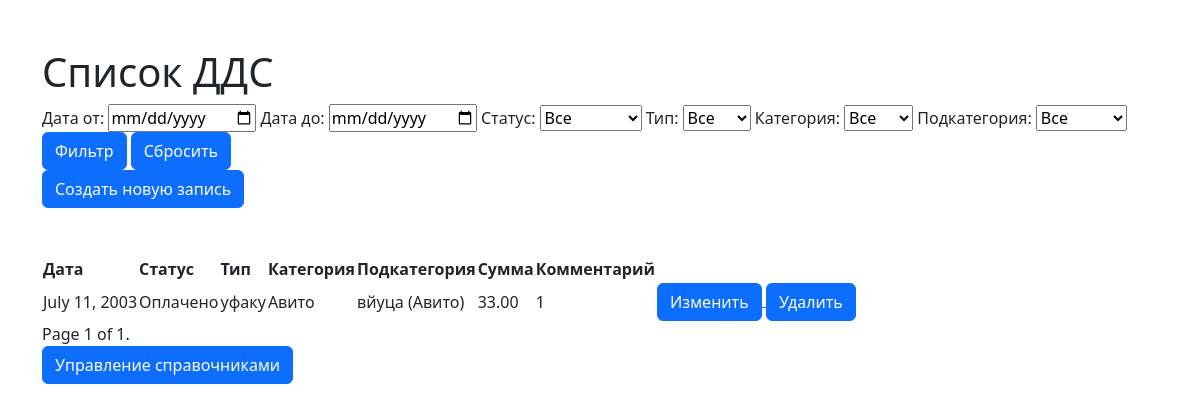
The page / on the database its author committed.
### api/models.py (models this page shows, shortened)
class FinancialMove(models.Model):
    date = models.DateField(
        verbose_name='Дата',
        auto_now_add=False,
        auto_now=False,
        help_text='Дата создания записи. Можно изменить вручную.'
    )
    status = models.ForeignKey(
        'DDSStatus',
        on_delete=models.PROTECT,
        verbose_name='Статус',
        help_text='Статус траты. Бизнес, Личное, Налог и т.д.'
    )
    type = models.ForeignKey(
        'DDSType',
        on_delete=models.PROTECT,
        verbose_name='Тип',
        help_text='Тип затраты. Списание или Пополнение'
    )
    category = models.ForeignKey(
        'DDSCategory',
        on_delete=models.PROTECT,
        verbose_name='Категория'
    )
    subcategory = models.ForeignKey(
        'DDSSubcategory',
        on_delete=models.PROTECT,
        verbose_name='Подкатегория'
    )
    amount = models.DecimalField(
        max_digits=12,
        decimal_places=2,
        verbose_name='Сумма',
        help_text='Количество средств в рублях'
    )
    comment = models.CharField(
        verbose_name='Комментарий',
        max_length=100,
        blank=True,
        null=True,
        help_text='Комментарий к записи'
    )
    created_at = models.DateTimeField(
        verbose_name='Дата создания',
        auto_now=True
    )
    updated_at = models.DateTimeField(
        verbose_name='Дата обновления',
        auto_now=True
    )
    class Meta:
        verbose_name = 'Записть ДДС'
        verbose_name_plural = 'Записи ДДС'
        ordering = ['-date']

class DDSStatus(models.Model):
    name = models.CharField(
        max_length=100,
        unique=True,
        verbose_name='Название статуса'
    )
    def __str__(self):
        return self.name
    class Meta:
        verbose_name = 'Статус ДДС'
        verbose_name_plural = 'Статусы ДДС'

class DDSType(models.Model):
    name = models.CharField(
        max_length=100,
        unique=True,
        verbose_name='Название типа'
    )
    def __str__(self):
        return self.name
    class Meta:
        verbose_name = 'Тип ДДС'
        verbose_name_plural = 'Типы ДДС'

class DDSCategory(models.Model):
    name = models.CharField(
        max_length=100,
        unique=True,
        verbose_name='Название категории'
    )
    def __str__(self):
        return self.name
    class Meta:
        verbose_name = 'Категория ДДС'
        verbose_name_plural = 'Категории ДДС'

class DDSSubcategory(models.Model):
    category = models.ForeignKey(
        DDSCategory,
        on_delete=models.CASCADE,
        verbose_name='Категория'
    )
    name = models.CharField(
        max_length=100,
        verbose_name='Название подкатегории'
    )
    def __str__(self):
        return f'{self.name} ({self.category})'
    class Meta:
        verbose_name = 'Подкатегория ДДС'
        verbose_name_plural = 'Подкатегории ДДС'
        unique_together = ('category', 'name')

### api/views.py (the view)
# urls.py: path('', views.dds_list, name='dds_list'),
def dds_list(request):
    all_dds = FinancialMove.objects.all().order_by('-date')
    date_form = request.GET.get('date_from')
    date_to = request.GET.get('date_to')
    status_id = request.GET.get('status')
    type_id = request.GET.get('type')
    category_id = request.GET.get('category')
    subcategory_id = request.GET.get('subcategory')
    if date_form:
        all_dds = all_dds.filter(date__gte=date_form)
    if date_to:
        all_dds = all_dds.filter(date__lte=date_to)
    if status_id:
        all_dds = all_dds.filter(status_id=status_id)
    if type_id:
        all_dds = all_dds.filter(type_id=type_id)
    if category_id:
        all_dds = all_dds.filter(category_id=category_id)
    if subcategory_id:
        all_dds = all_dds.filter(subcategory_id=subcategory_id)
    paginator = Paginator(all_dds, 10)
    page_number = request.GET.get('page')
    page_obj = paginator.get_page(page_number)
    statuses = DDSStatus.objects.all()
    types = DDSType.objects.all()
    categories = DDSCategory.objects.all()
    subcategories = DDSSubcategory.objects.all()
    active_filters = {
        'date_from': date_form,
        'date_to': date_to,
        'status': status_id,
        'type': type_id,
        'category': category_id,
        'subcategory': subcategory_id,
    }
    context = {
        'page_obj': page_obj,
        'statuses': statuses,
        'types': types,
        'categories': categories,
        'subcategories': subcategories,
        'date_from': date_form or '',
        'date_to': date_to or '',
        'selected_status': status_id or '',
        'selected_type': type_id or '',
        'selected_category': category_id or '',
        'selected_subcategory': subcategory_id or '',
        'active_filters': active_filters,
    }
    return render(request, 'dds_app/dds_list.html', context)

### templates/dds_app/dds_list.html (shortened to what this page needs)
{% extends "base.html" %}
{% load django_bootstrap5 %}
{% block content %}
    <h1>Список ДДС</h1>
    <form method="get">
        <label for="date_from">Дата от:</label>
        <input type="date" name="date_from" id="date_from" value="{{ date_from }}">
        <label for="date_to">Дата до:</label>
        <input type="date" name="date_to" id="date_to" value="{{ date_to }}">
        <label for="status">Статус:</label>
        <select name="status" id="status">
            <option value="">Все</option>
        </select>
        <label for="type">Тип:</label>
        <select name="type" id="type">
            <option value="">Все</option>
        </select>
        <label for="category">Категория:</label>
        <select name="category" id="category">
            <option value="">Все</option>
        </select>
        <label for="subcategory">Подкатегория:</label>
        <select name="subcategory" id="subcategory">
            <option value="">Все</option>
        </select>
        {% bootstrap_button button_type="submit" content="Фильтр" %}
        {% if active_filters.date_from or active_filters.date_to or active_filters.status or active_filters.type or active_filters.category or active_filters.subcategory %}
          <a href="#" onclick="resetFilters()">
            {% bootstrap_button button_type="submit" content="Сбросить" %}
          </a>
        {% else %}
          <a href="{% url 'dds_list' %}">
            {% bootstrap_button button_type="submit" content="Сбросить" %}
          </a>
        {% endif %}
    </form>
    <a href="{% url 'dds_new' %}">
        {% bootstrap_button button_type="submit" content="Создать новую запись" %}
    </a>
    <table>
      <th>Дата</th>
      <th>Статус</th>
      <th>Тип</th>
      <th>Категория</th>
      <th>Подкатегория</th>
      <th>Сумма</th>
      <th>Комментарий</th>
      {% for dds in page_obj %}
        <article class="mb-5">
          <tr>
            <td>{{ dds.date }}</td>
            <td>{{ dds.status }}</td>
            <td>{{ dds.type }}</td>
            <td>{{ dds.category }}</td>
            <td>{{ dds.subcategory }}</td>
            <td>{{ dds.amount }}</td>
            <td>{{ dds.comment }}</td>
            <td>
              <a href="{% url 'dds_edit' dds.pk %}">
                {% bootstrap_button button_type="submit" content="Изменить" %}
              </a>
              <a href="{% url 'dds_delete' dds.pk %}">
                {% bootstrap_button button_type="submit" content="Удалить" %}
              </a>
          </tr>
          </article>
        {% endfor %}
    </table>
    <div class="pagination">
        <span class="step-links">
            <span class="current">
                Page {{ page_obj.number }} of {{ page_obj.paginator.num_pages }}.
            </span>
        </span>
    </div>
    <a href="{% url 'reference_dds' %}">
        {% bootstrap_button button_type="submit" content="Управление справочниками" %}
    </a>
{% endblock %}

### rows shown on the page
FinancialMove: date "July 11, 2003", status "Оплачено", type "уфаку", category "Авито", subcategory "вйуца (Авито)", amount "33.00", comment "1", bootstrap_button "Изменить", bootstrap_button "Удалить"

### other values the page prints
{{ page_obj.number }} "1"
{{ page_obj.paginator.num_pages }} "1"
